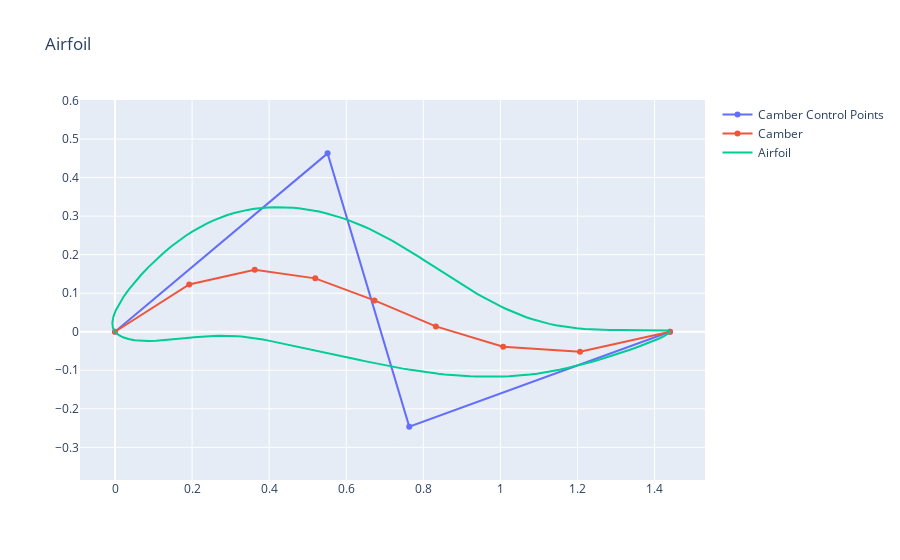
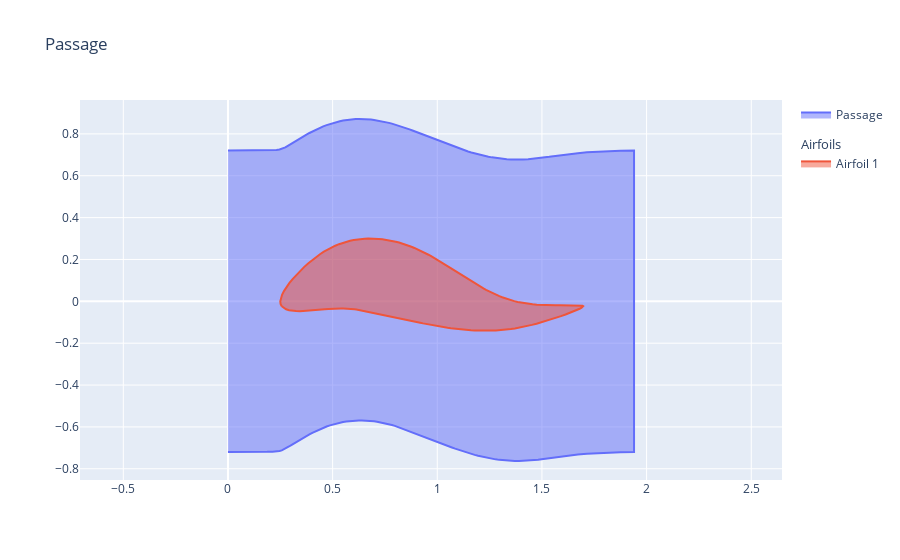

Source (notebook cell) for these figures, in order:
### Markdown cell above
# Airfoil Example

### Code cell
import numpy as np
from parafoil.airfoil import Airfoil
from parafoil.passage import PassageBuilder

airfoil = Airfoil(
    inlet_angle=np.radians(40.0),
    outlet_angle=np.radians(20.0),
    stagger_angle=np.radians(0.0),
    upper_thick_dist=[0.05, 0.2, 0.2, 0.05, 0.01],
    lower_thick_dist=[0.05, 0.2, 0.2, 0.05, 0.01],
    leading_prop=0.5,
    trailing_prop=0.5,
    chord_length=1.44
)

airfoil.visualize(include_camber_ctrl_pnts=True)

passage = PassageBuilder.airfoil_row_passage(
    airfoil=airfoil,
    spacing=1.0 * airfoil.chord_length,
    leading_edge_gap=0.25,
    trailing_edge_gap=0.25,
    num_blades=1,
)

passage.visualize()

### Figure 1 — Plotly figure (JSON) as saved in the notebook; plotly's stock layout.template omitted (floating-point values rounded to 4 significant figures; data arrays with more than 128 entries replaced by an {"elided": "..."} marker saying what was removed)
{"data": [{"name": "Camber Control Points", "type": "scatter", "x": [0, 0.5516, 0.7634, 1.44], "y": [0, 0.4628, -0.2463, 0]}, {"name": "Camber", "type": "scatter", "x": [0, 0.1925, 0.3625, 0.5196, 0.6731, 0.8325, 1.007, 1.206, 1.44], "y": [0, 0.1228, 0.1606, 0.1385, 0.08121, 0.01381, -0.03881, -0.05172, 0]}, {"name": "Airfoil", "type": "scatter", "x": {"elided": "200 float values"}, "y": {"elided": "200 float values"}}], "layout": {"title": {"text": "Airfoil"}, "yaxis": {"scaleanchor": "x"}}}

### Figure 2 — Plotly figure (JSON) as saved in the notebook; plotly's stock layout.template omitted (floating-point values rounded to 4 significant figures; data arrays with more than 128 entries replaced by an {"elided": "..."} marker saying what was removed)
{"data": [{"fill": "toself", "legendgroup": "passage", "name": "Passage", "type": "scatter", "x": {"elided": "200 float values"}, "y": {"elided": "200 float values"}}, {"fill": "toself", "legendgroup": "airfoil", "legendgrouptitle": {"text": "Airfoils"}, "name": "Airfoil 1", "type": "scatter", "x": {"elided": "200 float values"}, "y": {"elided": "200 float values"}}], "layout": {"title": {"text": "Passage"}, "yaxis": {"scaleanchor": "x"}}}
